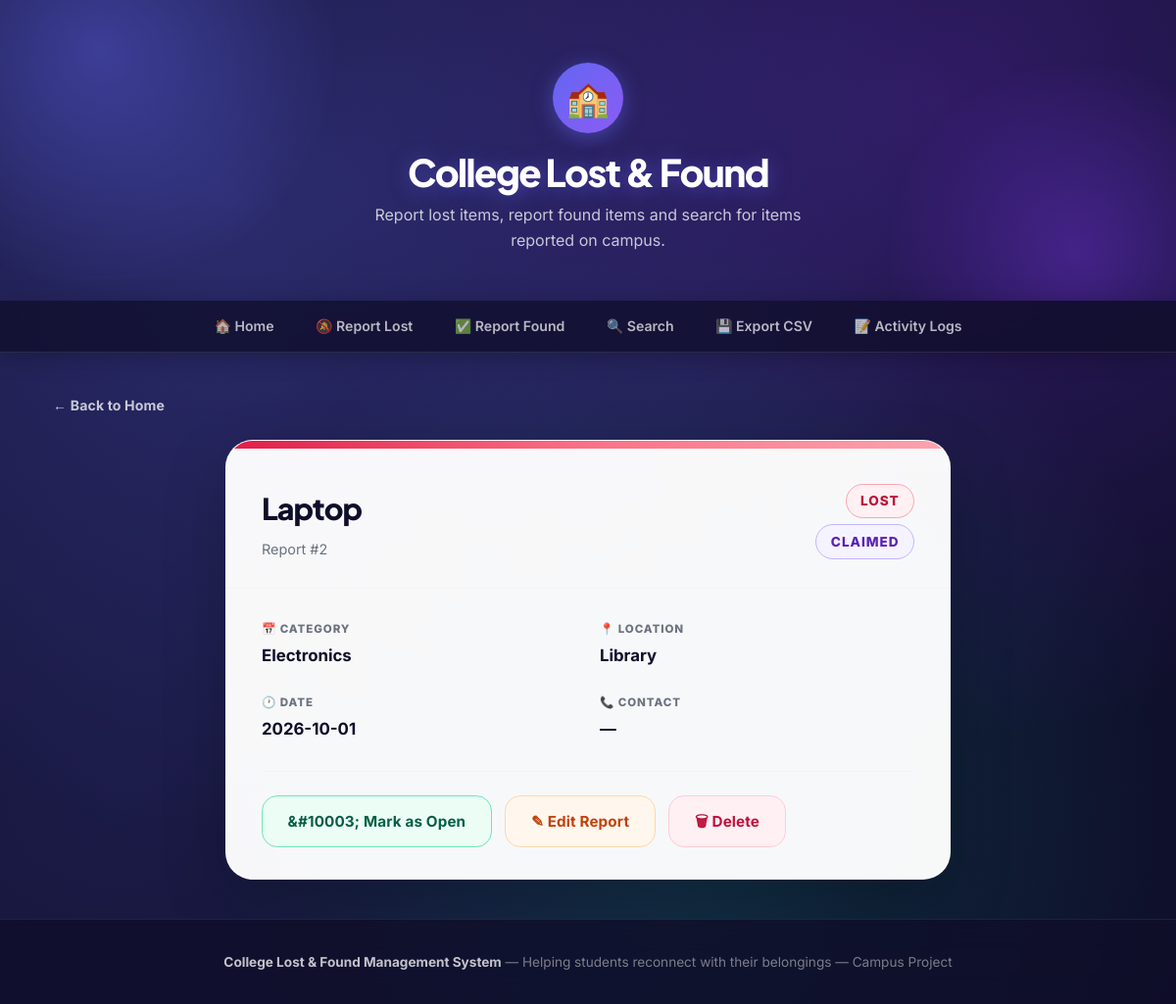
The app's page /item/2 with its own data.
### tables this page shows
CREATE TABLE items (
            id INTEGER PRIMARY KEY AUTOINCREMENT,
            item_type TEXT NOT NULL,
            item_name TEXT NOT NULL,
            category TEXT NOT NULL,
            location TEXT NOT NULL,
            date TEXT NOT NULL,
            description TEXT
        , contact TEXT, status TEXT NOT NULL DEFAULT 'Open');

### app.py (the view)
@app.route("/item/<int:id>")
def item_detail(id):
    conn = None
    try:                                            # EXCEPTION HANDLING
        conn = get_db_connection()
        item = conn.execute("SELECT * FROM items WHERE id=?", (id,)).fetchone()
        if item is None:
            flash("Item not found.", "error")
            return redirect(url_for("home"))
        return render_template("item_detail.html", item=item)
    except Exception as e:                          # EXCEPTION HANDLING
        flash(f"Error fetching item: {str(e)}", "error")
        return redirect(url_for("home"))
    finally:                                        # EXCEPTION HANDLING
        if conn:
            conn.close()

### app.py (called while the page is built)
def get_db_connection():
    conn = sqlite3.connect("database.db")
    conn.row_factory = sqlite3.Row
    return conn

### templates/item_detail.html (shortened to what this page needs)
{% extends "base.html" %}
{% block content %}
<a href="{{ url_for('home') }}" class="back-link">&#8592; Back to Home</a>
<div class="detail-card">
    <div class="card-strip {{ 'lost' if item['item_type'] == 'Lost' else 'found' }}" style="height:8px;"></div>
    <div class="detail-header">
        <div>
            <h1 class="detail-title">{{ item['item_name'] }}</h1>
            <p style="color:var(--text-muted);font-size:.9rem;margin-top:.3rem;">Report #{{ item['id'] }}</p>
        </div>
        <div class="badge-group">
            <span class="badge {{ 'badge-lost' if item['item_type'] == 'Lost' else 'badge-found' }}" style="font-size:.85rem;padding:.35rem .9rem;">
                {{ item['item_type'] }}
            </span>
            <span class="badge {{ 'badge-claimed' if item['status'] == 'Claimed' else 'badge-open' }}" style="font-size:.85rem;padding:.35rem .9rem;">
                {{ item['status'] }}
            </span>
        </div>
    </div>
    <div class="detail-body">
        <div class="detail-grid">
            <div class="detail-field">
                <span class="detail-field-label">&#128197; Category</span>
                <span class="detail-field-value">{{ item['category'] }}</span>
            </div>
            <div class="detail-field">
                <span class="detail-field-label">&#128205; Location</span>
                <span class="detail-field-value">{{ item['location'] }}</span>
            </div>
            <div class="detail-field">
                <span class="detail-field-label">&#128336; Date</span>
                <span class="detail-field-value">{{ item['date'] }}</span>
            </div>
            <div class="detail-field">
                <span class="detail-field-label">&#128222; Contact</span>
                <span class="detail-field-value">{{ item['contact'] if item['contact'] else '—' }}</span>
            </div>
        </div>
        <div class="detail-actions">
            <a href="{{ url_for('mark_claimed', id=item['id']) }}" class="btn btn-claim btn-lg {{ 'claimed' if item['status'] == 'Claimed' }}">
                {{ '&#10003; Mark as Open' if item['status'] == 'Claimed' else '&#127381; Mark as Claimed' }}
            </a>
            <a href="{{ url_for('edit', id=item['id']) }}" class="btn btn-edit btn-lg">&#9998; Edit Report</a>
            <a href="{{ url_for('delete', id=item['id']) }}" class="btn btn-delete btn-lg"
               onclick="return confirm('Delete this report permanently?')">&#128465; Delete</a>
        </div>
    </div>
</div>
{% endblock %}

### records on screen
items: item_name "Laptop", id "2", item_type "LOST", status "CLAIMED", category "Electronics", location "Library", date "2026-10-01", status "&#10003; Mark as Open"

### other values on screen
{{ item['contact'] if item['contact'] else '—' }} "—"
